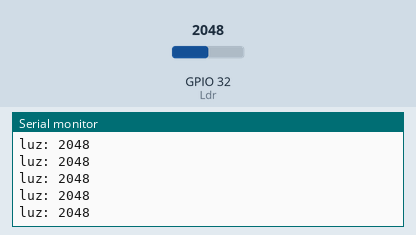
Recording of a sketch running on a simulated ESP32. Parts: the last lines printed to the serial monitor. The test bench sets the inputs (shaded band); at power-on: GPIO 32 (Ldr) = 2048.

Above: at 1.2 s.
1.3 s: GPIO 32 (Ldr) set to 2866
At 1.31 s:
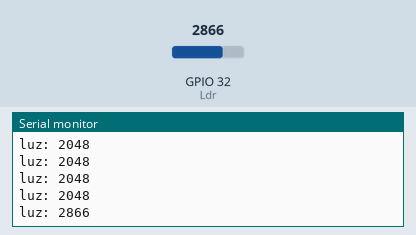
2.8 s: GPIO 32 (Ldr) set to 3603
At 2.81 s:
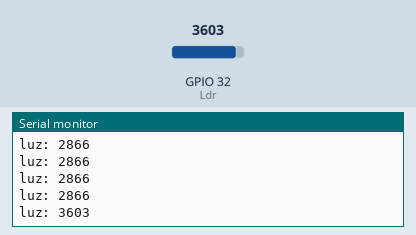
Timing chart, 0 to 5.8 s (numbered marks = the images above; inputs shaded):
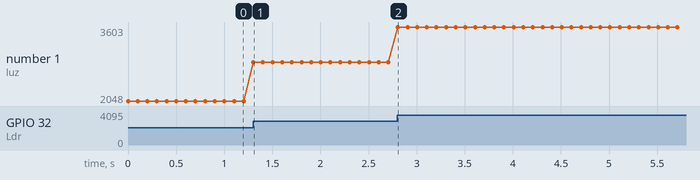

Measured:
- after the input at 1.3 s, the serial monitor: prints a new line at once (image 1)
- after the input at 2.8 s, the serial monitor: prints a new line at once (image 2)
- plotted number 1: 2048 → 2866 after the input at 1.3 s, 2866 → 3603 after the input at 2.8 s

The sketch:

Fotoresistencia.ino
```cpp
//Grupo 7 Ayra, Bocalandro, Pinkus
#define Ldr 32

void setup() {
  Serial.begin(115200);

  pinMode(Ldr, INPUT);
}

void loop() {
  int Luz = analogRead(Ldr);

  Serial.print("luz: ");
  Serial.println(Luz);

  delay(100);
}
```
